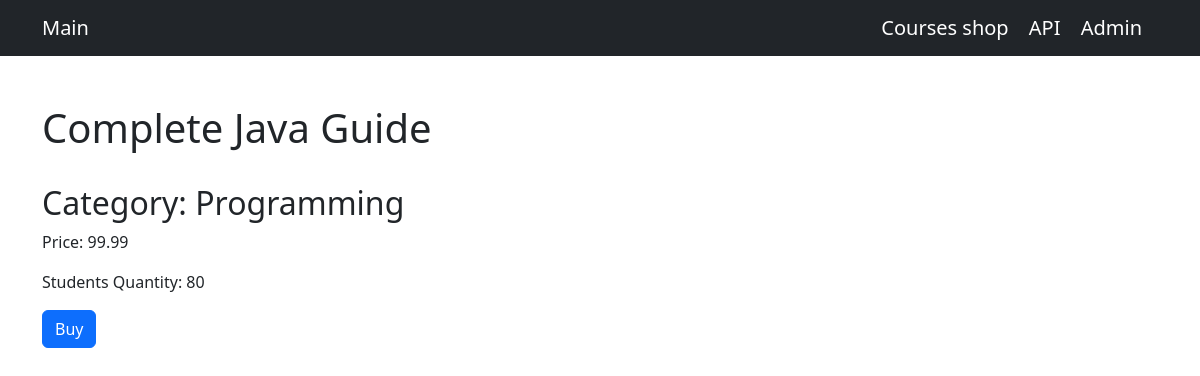
Screenshot of /shop/2 with the database file from the repository.
### shop/models.py (models this page shows, shortened)
class Course(models.Model):
    title = models.CharField(max_length=255)
    price = models.FloatField()
    students_qty = models.IntegerField()
    reviews_qty = models.IntegerField()
    category = models.ForeignKey(Category, on_delete=models.CASCADE)
    created_at = models.DateTimeField(default=timezone.now)

class Category(models.Model):
    title = models.CharField(max_length=255)
    created_at = models.DateTimeField(default=timezone.now)
    def __str__(self):
        return self.title

### shop/views.py (the view)
# urls.py: path('<int:course_id>', views.single_course, name='single_course')
def single_course(request, course_id):
    try:
        course = Course.objects.get(pk=course_id)
        return render(request, 'shop/single_course.html', {'course': course})
    except Course.DoesNotExist:
        raise Http404()

### templates/shop/single_course.html (shortened to what this page needs)
{% extends "base.html" %}
{% block content %}
<h1 class="mt-5">{{course.title}}</h1>
<br>
<h2>Category: {{course.category}}</h2>
<p>Price: {{course.price}}</p>
<p>Students Quantity: {{course.students_qty}}</p>
<button class="btn btn-primary">Buy</button>
{% endblock %}

### rows the page displays
Course: title "Complete Java Guide", category "Programming", price "99.99", students_qty "80"
